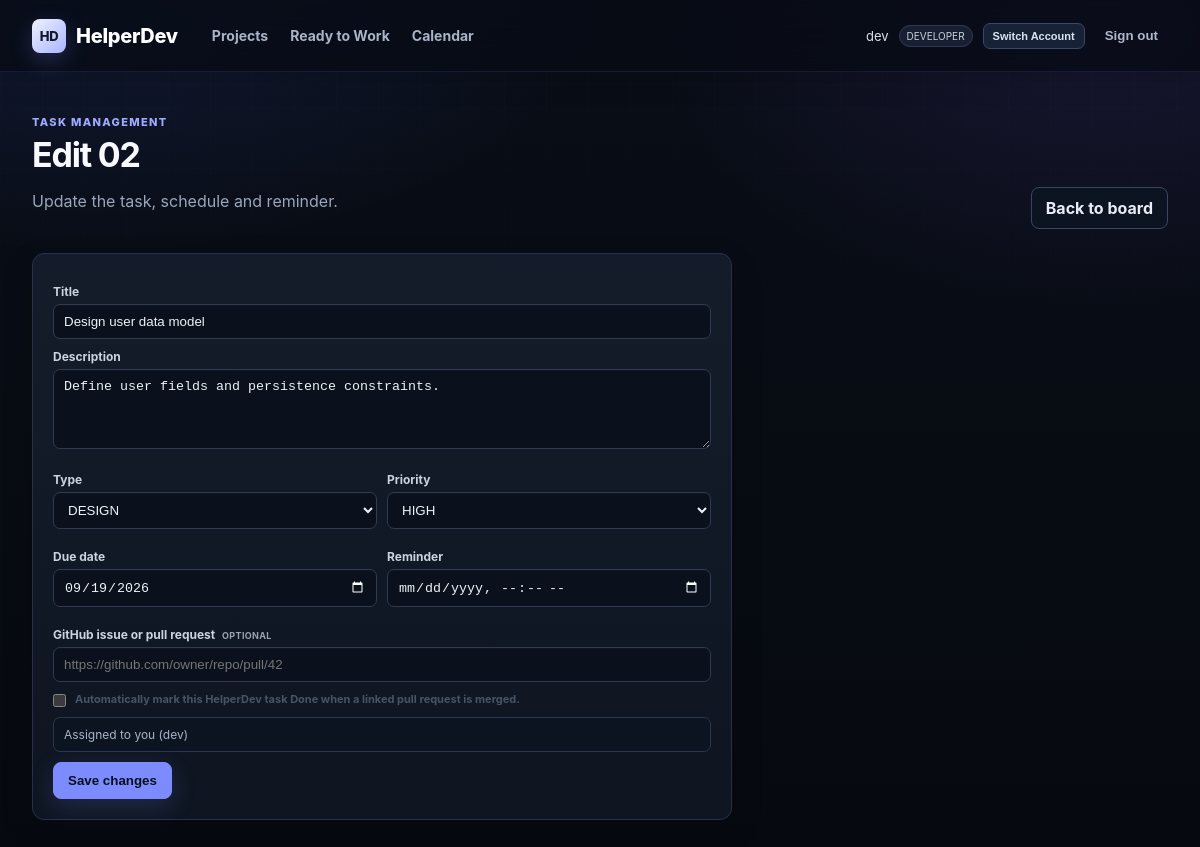
Screenshot of /tasks/2/edit (signed in) with the database file from the repository.
### tables this page shows
CREATE TABLE users (
    id INTEGER PRIMARY KEY AUTOINCREMENT,
    username TEXT NOT NULL UNIQUE,
    password_hash TEXT NOT NULL,
    role TEXT NOT NULL CHECK(role IN ('DEVELOPER','PROJECT_MANAGER','ADMIN'))
);

CREATE TABLE tasks (
    id INTEGER PRIMARY KEY AUTOINCREMENT,
    project_id INTEGER NOT NULL REFERENCES projects(id) ON DELETE CASCADE,
    title TEXT NOT NULL,
    description TEXT NOT NULL DEFAULT '',
    task_type TEXT NOT NULL CHECK(task_type IN ('REQUIREMENTS','DESIGN','IMPLEMENTATION','BUG_FIX','TESTING','REVIEW','DOCUMENTATION','DEPLOYMENT')),
    priority TEXT NOT NULL CHECK(priority IN ('HIGH','MEDIUM','LOW')),
    progress_status TEXT NOT NULL DEFAULT 'PLANNED' CHECK(progress_status IN ('PLANNED','IN_PROGRESS','DONE')),
    assignee_id INTEGER REFERENCES users(id) ON DELETE SET NULL,
    due_date TEXT,
    reminder_at TEXT,
    archived INTEGER NOT NULL DEFAULT 0 CHECK(archived IN (0,1)),
    github_url TEXT,
    github_kind TEXT,
    github_repo TEXT,
    github_number INTEGER,
    github_state TEXT,
    github_title TEXT,
    github_synced_at TEXT,
    github_auto_complete INTEGER NOT NULL DEFAULT 0 CHECK(github_auto_complete IN (0,1)),
    created_at TEXT NOT NULL DEFAULT CURRENT_TIMESTAMP
);

### HelperDev/app.py (the view)
    @app.get("/tasks/{task_id}/edit", response_class=HTMLResponse)
    def edit_task_page(request: Request, task_id: int, error: str | None = None):
        user = require_user(request)
        if not user:
            return RedirectResponse("/login", status_code=303)
        task = tasks.task(task_id)
        if not task:
            raise HTTPException(404)
        if not can_modify_task(user, task):
            return project_redirect(task["project_id"], error="You can only edit tasks assigned to you")
        with database.connect() as conn:
            users = conn.execute("SELECT id,username,role FROM users ORDER BY username").fetchall()
        return templates.TemplateResponse(request, "edit_task.html", {
            "user": user, "task": task, "users": [dict(u) for u in users],
            "task_types": TASK_TYPES, "priorities": PRIORITIES, "error": error,
        })

### HelperDev/templates/edit_task.html (shortened to what this page needs)
{% extends "base.html" %}
{% block content %}
<section class="pagehead"><div><span class="eyebrow">Task management</span><h1>Edit {{ '%02d'|format(task.id) }}</h1><p>Update the task, schedule and reminder.</p></div><a class="secondary button" href="/projects/{{ task.project_id }}">Back to board</a></section>
<section class="single-form"><form method="post" action="/tasks/{{ task.id }}/edit" class="form-panel">
  <label>Title<input name="title" value="{{ task.title }}" required></label>
  <label>Description<textarea name="description" rows="4">{{ task.description }}</textarea></label>
  <div class="twocol"><label>Type<select name="task_type">{% for x in task_types %}<option value="{{ x }}" {% if x == task.task_type %}selected{% endif %}>{{ x.replace('_',' ') }}</option>{% endfor %}</select></label><label>Priority<select name="priority">{% for x in priorities %}<option value="{{ x }}" {% if x == task.priority %}selected{% endif %}>{{ x }}</option>{% endfor %}</select></label></div>
  <div class="twocol"><label>Due date<input type="date" name="due_date" value="{{ task.due_date or '' }}"></label><label>Reminder<input type="datetime-local" name="reminder_at" value="{{ task.reminder_at or '' }}"></label></div>
  <label>GitHub issue or pull request <span class="optional">optional</span><input type="url" name="github_url" value="{{ task.github_url or '' }}" placeholder="https://github.com/owner/repo/pull/42"></label>
  <label class="checkbox-row"><input type="checkbox" name="github_auto_complete" {% if task.github_auto_complete %}checked{% endif %}><span>Automatically mark this HelperDev task Done when a linked pull request is merged.</span></label>
  {% if user.role in ['PROJECT_MANAGER','ADMIN'] %}<label>Assignee<select name="assignee_id"><option value="">Unassigned</option>{% for u in users %}<option value="{{ u.id }}" {% if task.assignee_id == u.id %}selected{% endif %}>{{ u.username }} - {{ u.role.replace('_',' ') }}</option>{% endfor %}</select></label>{% else %}<input type="hidden" name="assignee_id" value="{{ user.id }}"><div class="selfassign">Assigned to you ({{ user.username }})</div>{% endif %}
  <button class="primary">Save changes</button>
</form></section>
{% endblock %}

### HelperDev/templates/base.html (shortened to what this page needs)
<!doctype html>
<html lang="en">
<head>
  <link rel="stylesheet" href="/static/style.css">
</head>
<body>
<header class="topbar">
  <a class="brand" href="/projects"><span class="brandmark">HD</span> HelperDev</a>
  {% if user %}
  <nav><a href="/projects">Projects</a><a href="/ready">Ready to Work</a><a href="/calendar">Calendar</a>{% if user.role == 'ADMIN' %}<a href="/admin/users">User Management</a>{% endif %}</nav>
  <div class="userbox"><span>{{ user.username }}</span><span class="role">{{ user.role.replace('_',' ') }}</span><form method="post" action="/switch-account"><button class="switch-account-btn" type="submit" title="Sign out and return to the login page">Switch Account</button></form><form method="post" action="/logout"><button class="linkbtn" type="submit">Sign out</button></form></div>
  {% endif %}
</header>
<main class="shell">{% block content %}{% endblock %}</main>
</body>
</html>

### rows the page displays
users: username "dev", role.replace "DEVELOPER"
tasks: id "02", title "Design user data model", description "Define user fields and persistence constraints.", task_type "DESIGN", priority "HIGH", due_date "09/19/2026"
